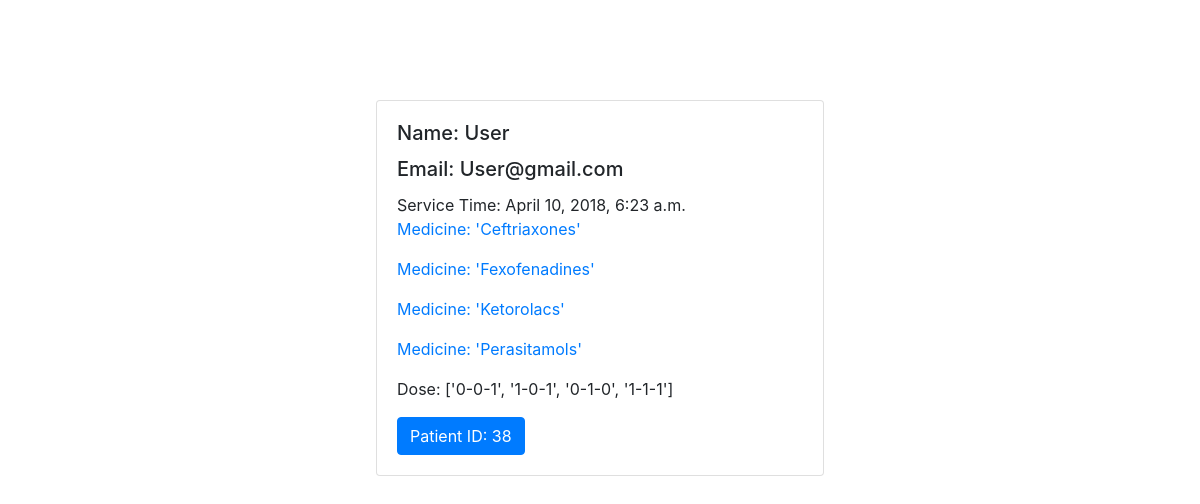
The app's page /users/?user_id=38 with its own data.
### form/models.py (models this page shows, shortened)
class Doctor(models.Model):
	name =models.CharField(max_length=20)
	Email =models.CharField(max_length=20)
	content =models.TextField()
	content1 =models.TextField(blank=True)
	date =models.DateTimeField(default=timezone.now)

### form/views.py (the view)
# urls.py: url(r'^users/$', viewname, name='urlname'),
def viewname(request):
	user = request.GET['user_id']
	contents= Doctor.objects.get(pk=user)
	med = [1,2,3]
	med = contents.content
	med = med.replace('[','')
	med = med.replace(']','')
	med = med.replace(' ','')
	med = med.split(',')
	contents ={'contents': contents, 'med':med}
	return render(request,"P2_page.html",contents)

### templates/P2_page.html (shortened to what this page needs)
<!doctype html>
<html lang="en">
  <head>
    <link rel="stylesheet" href="https://maxcdn.bootstrapcdn.com/bootstrap/4.0.0/css/bootstrap.min.css">
  </head>
  <body>
    <div class="container">
   <div class="card" style="width: 28rem;">
  <div class="card-body">
    <h5 class="card-title">Name: {{contents.name}}</h5>
    <h5 class="card-title">Email: {{contents.Email}}</h5>
    Service Time: {{contents.date}}
{% for med in med %}
   <p class="card-text"><a href="{% url 'urlname1' %}?med_id={{med}}">Medicine: {{med}}</a></p>
   {% endfor %}
   <p>Dose: {{contents.content1}}</p></p>
    <a href="{% url 'urlname' %}?user_id={{contents.id}}" class="btn btn-primary">Patient ID: {{contents.id}}</a>
  </div>
</div>
</div>
  </body>
</html>

### templates/P2_page.html (style rules this page uses)
.card { margin: 0 auto; float: none; margin-bottom: 10px; margin-top: 100px; }

### records on screen
Doctor: name "User", Email "User@gmail.com", date "April 10, 2018, 6:23 a.m.", content1 "['0-0-1', '1-0-1', '0-1-0', '1-1-1']", id "38"

### other values on screen
{{ med }} "'Ceftriaxones'" "'Fexofenadines'" "'Ketorolacs'" "'Perasitamols'"
